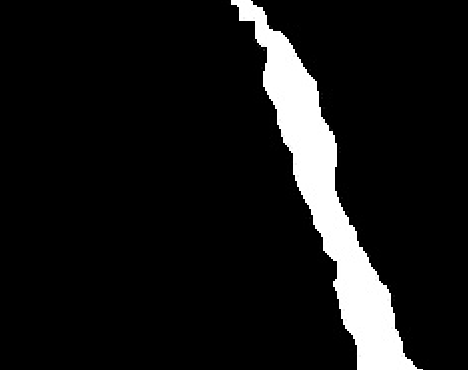
#> input picture image/3.jpg, 468 x 370 px
$ python mul_crack_detection.py   (older library calls are emulated)
#> lines starting #> are read from the running program, lines starting #| are printed output that depends on the picture; after the words box and inside, x2 and y2 are one past the last pixel; in counts of white or black regions, pixels touching at a corner belong together; long printed decimals are rounded
import math
import numpy as np
from skimage import io
from skimage.morphology import medial_axis, skeletonize
from skimage import measure
from skimage import data
import matplotlib.pyplot as plt
from sklearn.neighbors import KDTree


def show_2dpoints(pointcluster, s=None, quivers=None, qscale=1):
    # pointcluster should be a list of numpy ndarray
    # This functions would show a list of pint cloud in different colors
    n = len(pointcluster)
    nmax = n
    if quivers is not None:
        nq = len(quivers)
        nmax = max(n, nq)

    colors = ['r', 'g', 'b', 'c', 'm', 'y', 'k', 'tomato', 'gold']
    if nmax < 10:
        colors = np.array(colors[0:nmax])
    else:
        colors = np.random.rand(nmax, 3)

    fig = plt.figure(num=1)
    ax = fig.add_subplot(1, 1, 1)

    if s is None:
        s = np.ones(n) * 2

    for i in range(n):
        ax.scatter(pointcluster[i][:, 0], pointcluster[i][:, 1], s=s[i], c=[colors[i]], alpha=0.6)

    if quivers is not None:
        for i in range(nq):
            ax.quiver(quivers[i][:, 0], quivers[i][:, 1], quivers[i][:, 2], quivers[i][:, 3], color=[colors[i]],
                      scale=qscale)

    plt.show()


def calcu_dis_from_ctrlpts(ctrlpts):
    if ctrlpts.shape[1] == 4:
        return np.sqrt(np.sum((ctrlpts[:, 0:2] - ctrlpts[:, 2:4]) ** 2, axis=1))
    else:
        return np.sqrt(np.sum((ctrlpts[:, [0, 2]] - ctrlpts[:, [3, 5]]) ** 2, axis=1))


def estimate_normals(points, n):
    pts = np.copy(points)
    # Leaf_size不会影响查询的结果，但可以显著影响查询速度和所需内存
    tree = KDTree(pts, leaf_size=2)
    # 返回离查询点最近的3个点的索引
    idx = tree.query(pts, k=n, return_distance=False, dualtree=False, breadth_first=False)

    # pts = np.concatenate((np.concatenate((pts[0].reshape(1,-1),pts),axis=0),pts[-1].reshape(1,-1)),axis=0)
    # 计算骨架线的法向量
    normals = []
    for i in range(0, pts.shape[0]):
        pts_for_normals = pts[idx[i, :], :]
        _, _, _, normal = SVD(pts_for_normals)
        normals.append(normal)
    normals = np.array(normals)
    return normals


def SVD(points):
    # 二维，三维均适用
    # 二维直线，三维平面
    pts = points.copy()
    # 奇异值分解
    c = np.mean(pts, axis=0)
    A = pts - c  # shift the points
    A = A.T  # 3*n
    u, s, vh = np.linalg.svd(A, full_matrices=False, compute_uv=True)  # A=u*s*vh
    normal = u[:, -1]

    # 法向量归一化
    nlen = np.sqrt(np.dot(normal, normal))
    normal = normal / nlen
    # normal 是主方向的方向向量 与PCA最小特征值对应的特征向量是垂直关系
    # u 每一列是一个方向
    # s 是对应的特征值
    # c >>> 点的中心
    # normal >>> 拟合的方向向量
    return u, s, c, normal


def estimate_normal_for_pos(pos, points, n):
    # estimate normal vectors at a given point
    pts = np.copy(points)
    tree = KDTree(pts, leaf_size=2)
    idx = tree.query(pos, k=n, return_distance=False, dualtree=False, breadth_first=False)
    # pts = np.concatenate((np.concatenate((pts[0].reshape(1,-1),pts),axis=0),pts[-1].reshape(1,-1)),axis=0)
    normals = []
    for i in range(0, pos.shape[0]):
        pts_for_normals = pts[idx[i, :], :]
        _, _, _, normal = SVD(pts_for_normals)
        normals.append(normal)
    normals = np.array(normals)
    return normals


def get_crack_ctrlpts(centers, normals, bpoints, hband=5, vband=2):
    # main algorithm to obtain crack width
    cpoints = np.copy(centers)
    cnormals = np.copy(normals)
    # 基础坐标系
    xmatrix = np.array([[0, 1], [-1, 0]])
    # 坐标变换
    cnormalsx = np.dot(xmatrix, cnormals.T).T  # the normal of x axis
    N = cpoints.shape[0]

    interp_segm = []
    widths = []
    for i in range(N):
        try:
            # 遍历点
            ny = cnormals[i]
            nx = cnormalsx[i]
            tform = np.array([nx, ny])

            bpoints_loc = np.dot(tform, bpoints.T).T
            cpoints_loc = np.dot(tform, cpoints.T).T
            ci = cpoints_loc[i]

            ## 画图
            bl_ind = (bpoints_loc[:, 0] - (ci[0] - hband)) * (bpoints_loc[:, 0] - ci[0]) < 0
            br_ind = (bpoints_loc[:, 0] - ci[0]) * (bpoints_loc[:, 0] - (ci[0] + hband)) <= 0
            bl = bpoints_loc[bl_ind]  # left points
            br = bpoints_loc[br_ind]  # right points

            # 取中上点
            blt = bl[bl[:, 1] > np.mean(bl[:, 1])]
            # np.ptp最大值与最小值的差
            if np.ptp(blt[:, 1]) > vband:
                blt = blt[blt[:, 1] > np.mean(blt[:, 1])]
            # 取中下点
            blb = bl[bl[:, 1] < np.mean(bl[:, 1])]
            if np.ptp(blb[:, 1]) > vband:
                blb = blb[blb[:, 1] < np.mean(blb[:, 1])]

            brt = br[br[:, 1] > np.mean(br[:, 1])]
            if np.ptp(brt[:, 1]) > vband:
                brt = brt[brt[:, 1] > np.mean(brt[:, 1])]

            brb = br[br[:, 1] < np.mean(br[:, 1])]
            if np.ptp(brb[:, 1]) > vband:
                brb = brb[brb[:, 1] < np.mean(brb[:, 1])]

            # [11 lines of commented-out code are left out]
            t1 = blt[np.argsort(blt[:, 0])[-1]]
            t2 = brt[np.argsort(brt[:, 0])[0]]

            b1 = blb[np.argsort(blb[:, 0])[-1]]
            b2 = brb[np.argsort(brb[:, 0])[0]]

            interp1 = (ci[0] - t1[0]) * ((t2[1] - t1[1]) / (t2[0] - t1[0])) + t1[1]
            interp2 = (ci[0] - b1[0]) * ((b2[1] - b1[1]) / (b2[0] - b1[0])) + b1[1]

            if interp1 - ci[1] > 0 and interp2 - ci[1] < 0:
                widths.append([i, interp1 - ci[1], interp2 - ci[1]])

            interps = np.array([[ci[0], interp1], [ci[0], interp2]])
            # 矩阵求逆  空间转化
            interps_rec = np.dot(np.linalg.inv(tform), interps.T).T

            # show_2dpoints([bpointsxl_loc1,bpointsxl_loc2,bpointsxr_loc1,bpointsxr_loc2,np.array([ptsl_1,ptsl_2]),np.array([ptsr_1,ptsr_2]),interps,ci.reshape(1,-1)],s=[1,1,1,1,20,20,20,20])
            interps_rec = interps_rec.reshape(1, -1)[0, :]
            interp_segm.append(interps_rec)
        except:
            print("the %d-th was wrong" % i)
            continue
    interp_segm = np.array(interp_segm)
    widths = np.array(widths)
    # check
    # show_2dpoints([np.array([[ci[0],interp1],[ci[0],interp2]]),np.array([t1,t2,b1,b2]),cpoints_loc,bl,br],[10,20,15,2,2])
    return interp_segm, widths


path = "./image/3.jpg"

image = io.imread(path, as_gray=True)
#> image is the input picture: shape (370, 468) float64; min 0, max 1, mean 0.0889
iw, ih = image.shape
#> iw = 370; ih = 468
import  cv2

image=cv2.imread(path)[:,:,0]
#> image: shape (370, 468); min 0, max 255, mean 22.7
blobs = np.copy(image)
blobs[blobs < 128] = 0
#> blobs: shape (370, 468); min 0, max 255, mean 22.6
blobs[blobs > 128] = 1
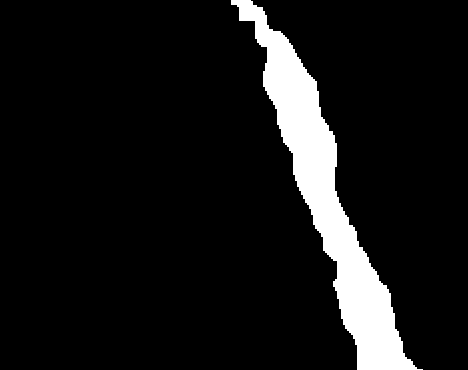
#> blobs: shape (370, 468); values 0 (black) and 1 (white), 8.9% white; 1 white region, box (x1, y1, x2, y2) and area: (231, 0, 423, 370) 15398

blobs = blobs.astype(np.uint8)

# Compare with other skeletonization algorithms
skeleton = skeletonize(blobs)
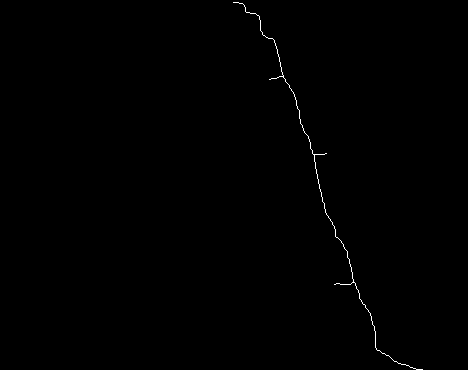
#> skeleton: shape (370, 468) bool; 0.27% white in thin lines or dots, all inside (x1, y1, x2, y2) = (233, 2, 423, 370)
# skeleton_lee = skeletonize(blobs, method='lee')
x, y = np.where(skeleton > 0)
#> x = 466 values from 2 to 369; y = 466 values, max 422 at index 465, min 233 at index 0, mean 322.4
centers = np.hstack((x.reshape(-1, 1), y.reshape(-1, 1)))
#> centers = 466 pairs, first value 2 to 369, second value 233 to 422
normals = estimate_normals(centers, 3)
#> in estimate_normals, `pts = np.copy(points)`: pts has the same summary as centers outside estimate_normals
#> in estimate_normals, `idx = tree.query(pts, k=n, return_distance=False, dualtree=False, brea..`: idx = 466 rows, first 8: [0, 1, 2], [1, 2, 0], [2, 3, 1], [3, 2, 4], [4, 5, 3], [5, 4, 6], [6, 7, 5], [7, 6, 8]
#> the loop in estimate_normals, `for i in range(0, pts.shape[0]):` made 466 passes
#> (pts in SVD, A in SVD, u in SVD, s in SVD, vh in SVD) on passes 1 to 3: ([[2, 233], [2, 234], [2, 235]], [[0, 0, 0], [-1, 0, 1]], [[0, 1], [1, 0]], [1.41, 0], [[-0.707, 0, 0.707], [-0.707, 0, -0.707]]), ([[2, 234], [2, 235], [2, 233]], [[0, 0, 0], [0, 1, -1]], [[0, 1], [1, 0]], [1.41, 0], [[0, 0.707, -0.707], [1, 0, 0]]), ([[2, 235], [2, 236], [2, 234]], [[0, 0, 0], [0, 1, -1]], [[0, 1], [1, 0]], [1.41, 0], [[0, 0.707, -0.707], [1, 0, 0]])

# search contours of the crack
contours = measure.find_contours(blobs, 0.8)

# 两条轮廓
bl = contours[0]
br = contours[1]

bpoints = np.vstack((bl, br))

# interp_segm, widths = get_crack_ctrlpts(centers,normals,bpoints,hband=2,vband=2)

# TODO:iw ,ih
bpixel = np.zeros((iw, ih, 3), dtype=np.uint8)
bpoints = bpoints.astype(np.int)
bpixel[bpoints[:, 0], bpoints[:, 1], 0] = 255

skeleton_pixel = np.zeros((iw, ih, 3), dtype=np.uint8)
skeleton_pixel[skeleton, 1] = 255

bpixel_and_skeleton = np.copy(bpixel)
bpixel_and_skeleton[skeleton, 1] = 255

fig, ax = plt.subplots()
for i in range(0,len(centers),10):
    pos = np.array(centers[i]).reshape(1, -1)

    posn = estimate_normal_for_pos(pos, centers, 3)

    interps, widths2 = get_crack_ctrlpts(pos, posn, bpoints, hband=1.5, vband=2)
    if len(interps)==0 or len(widths2) ==0:
        continue
    else:
        print('distance',math.sqrt(pow(interps[0,0]-interps[0,1],2)+pow(interps[0,2]-interps[0,3],2)))
        ax.imshow(bpixel_and_skeleton)

        for i in range(interps.shape[0]):
            ax.plot([interps[i, 1], interps[i, 3]], [interps[i, 0], interps[i, 2]], c='c', ls='-', lw=5, marker='o', ms=8,
                       mec='c', mfc='c')
#> this loop made 47 passes
#| the 0-th was wrong
#| the 0-th was wrong
#| distance 344.037
#| distance 333.901
#| distance 323.426
#| distance 331.518
#| distance 325.656
#| distance 317.695
#> (further printed lines are left out)

    # ax[2].set_title('skeletonize')
ax.axis('off')

fig.tight_layout()
plt.savefig('1.png')
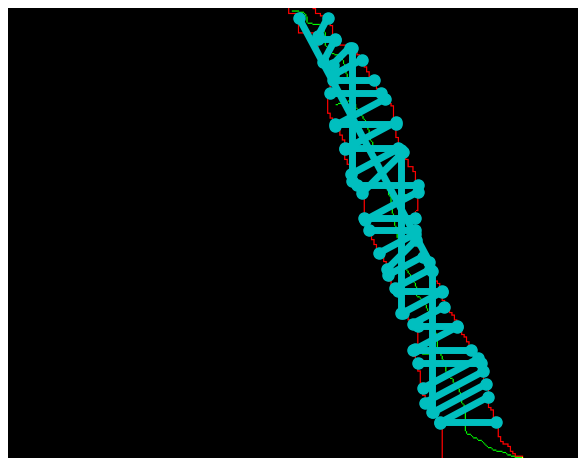
#> figure drawn by matplotlib, 1 panel
plt.show()
